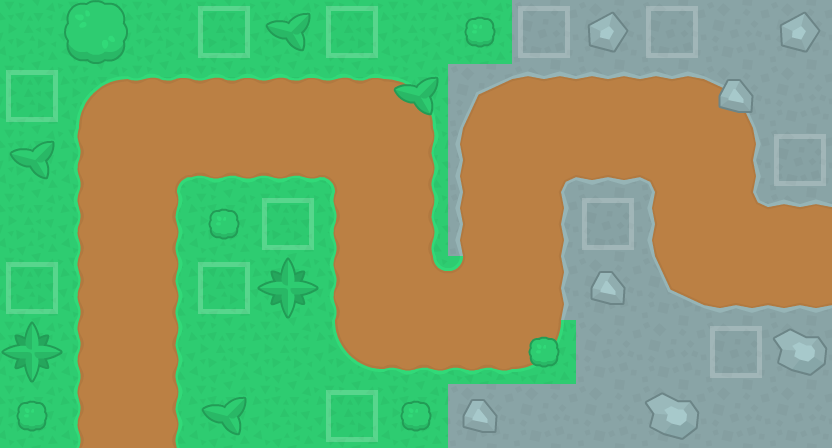

This is a level from a 2D game, rendered from its Tiled map with the project's own tilesets. A one-line summary and the complete map file follow:
An orthogonal 13x7 tile map with 64x64 px tiles, 4 tile layers (background, road, tree_rock, spawn).

<map version="1.2" tiledversion="1.2.5" orientation="orthogonal" renderorder="right-down" width="13" height="7" tilewidth="64" tileheight="64" infinite="0" nextlayerid="5" nextobjectid="1">
 <tileset firstgid="1" source="towerDefenseDemo.tsx" />
 <layer id="1" name="background" width="13" height="7">
  <data encoding="csv">
25,25,25,25,25,25,25,25,35,35,35,35,35,
25,25,25,25,25,25,25,25,25,35,35,35,35,
25,25,25,25,25,25,25,25,35,35,35,35,35,
25,25,25,25,25,25,35,35,35,35,35,35,35,
25,25,25,25,25,25,25,25,35,35,35,35,35,
25,25,25,25,25,25,25,25,25,35,35,35,35,
25,25,25,25,25,25,25,35,35,35,35,35,35
</data>
 </layer>
 <layer id="2" name="road" width="13" height="7">
  <data encoding="csv">
0,0,0,0,0,0,0,0,0,0,0,0,0,
0,4,48,48,48,48,5,14,58,58,58,15,0,
0,26,1,2,2,3,24,36,11,12,13,34,0,
0,26,24,0,0,26,24,36,34,0,36,57,58,
0,26,24,0,0,26,47,49,34,0,37,12,12,
0,26,24,0,0,27,2,2,28,0,0,0,0,
0,26,24,0,0,0,0,0,0,0,0,0,0
</data>
 </layer>
 <layer id="3" name="tree_rock" width="13" height="7">
  <data encoding="csv">
0,131,0,0,133,0,0,132,0,138,0,0,138,
0,0,0,0,0,0,133,0,0,0,0,136,0,
133,0,0,0,0,0,0,0,0,0,0,0,0,
0,0,0,132,0,0,0,0,0,0,0,0,0,
0,0,0,0,135,0,0,0,0,136,0,0,0,
135,0,0,0,0,0,0,0,132,0,0,0,137,
132,0,0,133,0,0,132,136,0,0,137,0,0
</data>
 </layer>
 <layer id="4" name="spawn" width="13" height="7">
  <data encoding="csv">
0,0,0,16,0,16,0,0,16,0,16,0,0,
16,0,0,0,0,0,0,0,0,0,0,0,0,
0,0,0,0,0,0,0,0,0,0,0,0,16,
0,0,0,0,16,0,0,0,0,16,0,0,0,
16,0,0,16,0,0,0,0,0,0,0,0,0,
0,0,0,0,0,0,0,0,0,0,0,16,0,
0,0,0,0,0,16,0,0,0,0,0,0,0
</data>
 </layer>
</map>
